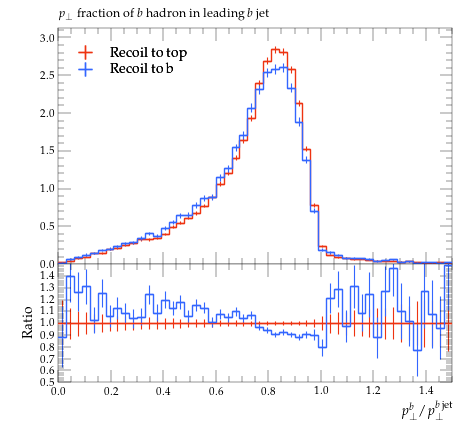

Write Python code to recreate this figure.
#! /usr/bin/env python

# This Python script was auto-generated using YODA v2.0.2.
# Analysis object: /MC_HFJETS/ptfracB
# Timestamp: 30-07-2026 (15:57:45)

import matplotlib as mpl
import matplotlib.pyplot as plt
mpl.use('Agg') # comment out for interactive use
import os
import numpy as np

plotDir = os.path.split(os.path.realpath(__file__))[0]
if 'YODA_USER_PLOT_PATH' in globals():
    plot_outdir = globals()['YODA_USER_PLOT_PATH']
else:
    plot_outdir = plotDir

#plot style
plt.style.use(os.path.join(plotDir, '../default.mplstyle'))
# plot metadata
figW, figH = plt.rcParams['figure.figsize']
ax_xLabel = r'$p_\perp^b / p_\perp^{b\,\mathrm{jet}}$'
ax_yLabel = r''
ax_title  = r'$p_\perp$ fraction of $b$ hadron in leading $b$ jet'
ax_xScale = 'linear'
ax_yScale = 'linear'
xLims = (0.0, 1.5)
yLims = (0.0, 3.1284572)

# TeX-friendly labels for the legend
labels = {
    'legend' : ([ r"Recoil to top", r"Recoil to b" ], r""),
}

# Adjust canvas width and height
canvasW = 10.0
canvasH = 9.0
figW *= canvasW/10.
figH *= canvasH/9.

# Create figure and axis objects
fig, (ax, ratio0_ax) = plt.subplots(2, 1, sharex=True,
                  figsize=(figW,figH), gridspec_kw={'height_ratios': (6.0, 3.0)})

# Set figure margins
plt.subplots_adjust(
    left   = 1.0 * plt.rcParams['figure.subplot.left'],
    right  = 1.0 * plt.rcParams['figure.subplot.right'],
    top    = 1.0 * plt.rcParams['figure.subplot.top'],
    bottom = 1.0 * plt.rcParams['figure.subplot.bottom'])

ratio0_ax.yaxis.set_major_locator(mpl.ticker.MultipleLocator(0.1))
ratio0_ax.set_ylim(0.5, 1.4999)
ratio0_ax.set_ylabel('Ratio')

# the numerical data is stored in a separate file
dataf = dict()
prefix = os.path.split(__file__)[0]
if prefix:    prefix = prefix + '/'
exec(open(prefix+'ptfracB__data.py').read(), dataf)


legend_handles = dict() # keep track of handles for the legend

# style options for curves
# starts at zorder>=5 to draw curve on top of legend
styles = {
  'recoil_t': {
    'color' : '#EE3311',
    'linestyle' : '-',
    'linewidth' : 1,
    'marker' : 'none',
    'markersize' : 2,
    'capsize' : 0.0,
    'zorder' : 5,
    'histstyle' : 1,
    'drawstyle' : 'steps-pre',
    'xerrorbars' : 1,
    'yerrorbars' : 1,
    'fillcolor' : None,
    'fillopacity' : 1.0,
    'ratio0_linestyle' : '-',
    'ratio0_linewidth' : 1,
    'ratio0_marker' : 'none',
    'ratio0_markersize' : 2,
    'ratio0_capsize' : 0.0,
    'ratio0_zorder' : 5,
    'ratio0_histstyle' : 1,
    'ratio0_drawstyle' : 'steps-pre',
    'ratio0_xerrorbars' : 1,
    'ratio0_yerrorbars' : 1,
  },
  'recoil_b': {
    'color' : '#3366FF',
    'linestyle' : '-',
    'linewidth' : 1,
    'marker' : 'none',
    'markersize' : 2,
    'capsize' : 0.0,
    'zorder' : 6,
    'histstyle' : 1,
    'drawstyle' : 'steps-pre',
    'xerrorbars' : 1,
    'yerrorbars' : 1,
    'fillcolor' : None,
    'fillopacity' : 1.0,
    'ratio0_linestyle' : '-',
    'ratio0_linewidth' : 1,
    'ratio0_marker' : 'none',
    'ratio0_markersize' : 2,
    'ratio0_capsize' : 0.0,
    'ratio0_zorder' : 6,
    'ratio0_histstyle' : 1,
    'ratio0_drawstyle' : 'steps-pre',
    'ratio0_xerrorbars' : 1,
    'ratio0_yerrorbars' : 1,
  },
}

# curve from input yoda files in main panel
for label, yvals in dataf['yvals'].items():
    if all(np.isnan(v) for v in dataf['yvals'][label]):
        continue
    tmp = None
    if styles[label]['histstyle']: # draw as histogram
        xpos = dataf['xedges'][label] if styles[label]['drawstyle'] else dataf['xpoints'][label]
        ypos = np.insert(yvals, 0, yvals[0]) if styles[label]['drawstyle'] else yvals
        if styles[label]['fillcolor']: # fill area below curve
            ax.fill_between(xpos, ypos, step='pre',
                            color=styles[label]['fillcolor'],
                            alpha=styles[label]['fillopacity'])
        tmp, = ax.plot(xpos, ypos,
                       color=styles[label]['color'],
                       linestyle=styles[label]['linestyle'],
                       linewidth=styles[label]['linewidth'],
                       drawstyle=styles[label]['drawstyle'], solid_joinstyle='miter',
                       zorder=styles[label]['zorder'], label=label)
    tmp = ax.errorbar(dataf['xpoints'][label], yvals,
                      xerr=np.array(dataf['xerrs'][label])*styles[label]['xerrorbars'],
                      yerr=np.array(dataf['yerrs'][label])*styles[label]['yerrorbars'],
                      fmt=styles[label]['marker'], capsize=styles[label]['capsize'],
                      markersize=styles[label]['markersize'],
                      ecolor=styles[label]['color'],
                      color=styles[label]['color'], zorder=styles[label]['zorder'])
    tmp[-1][0].set_linestyle(styles[label]['linestyle'])
    tmp[-1][0].set_linewidth(styles[label]['linewidth'])
    if label in dataf['add_legend_handle']:  legend_handles[label] = tmp
    for varLabel in dataf['variation_yvals'].keys():
        if varLabel.startswith(label):
            tmp, = ax.plot(dataf['xedges'][label], dataf['variation_yvals'][varLabel],
                           color=styles[label]['color'],
                           linestyle=styles[label]['linestyle'],
                           linewidth=styles[label]['linewidth'],
                           drawstyle='steps-pre', solid_joinstyle='miter',
                           zorder=styles[label]['zorder'], alpha=0.5)


# plots on ratio panel
# curve from input yoda files in ratio panel
for label, yvals in dataf['ratio0_yvals'].items():
    if all(np.isnan(v) for v in yvals):
        continue
    if styles[label]['ratio0_histstyle']: # plot as histogram
        xpos = dataf['xedges']['recoil_t'] if styles[label]['ratio0_drawstyle'] else dataf['xpoints']['recoil_t']
        ypos = np.insert(yvals, 0, yvals[0]) if styles[label]['ratio0_drawstyle'] else yvals
        ratio0_ax.plot(xpos, ypos,
                       color=styles[label]['color'],
                       linewidth=styles[label]['linewidth'],
                       linestyle=styles[label]['ratio0_linestyle'],
                       drawstyle=styles[label]['ratio0_drawstyle'], zorder=styles[label]['zorder'],
                       solid_joinstyle='miter')
    tmp = ratio0_ax.errorbar(dataf['xpoints']['recoil_t'], yvals,
                             xerr=np.array(dataf['ref_xerrs'])*styles[label]['ratio0_xerrorbars'],
                             yerr=np.array(dataf['ratio0_yerrs'][label])*styles[label]['ratio0_yerrorbars'],
                             fmt=styles[label]['ratio0_marker'], capsize=styles[label]['ratio0_capsize'],
                             markersize=styles[label]['ratio0_markersize'],
                             ecolor=styles[label]['color'],
                             color=styles[label]['color'])
    tmp[-1][0].set_linestyle(styles[label]['ratio0_linestyle'])
    tmp[-1][0].set_linewidth(styles[label]['ratio0_linewidth'])

    for varlabel in dataf['ratio0_variation_vals'].keys():
        if varlabel.startswith(label):
            ratio0_ax.plot(dataf['xedges']['recoil_t'],
                            dataf['ratio0_variation_vals'][varlabel],
                            color=styles[label]['color'],
                            linestyle=styles[label]['linestyle'],
                            linewidth=styles[label]['linewidth'],
                            drawstyle='steps-pre', solid_joinstyle='miter',
                            zorder=1, alpha=0.5)

legend_items = list(legend_handles.values())
ax.add_artist(ax.legend(legend_items,
                        labels['legend'][0],
                        title=labels['legend'][1],
                        alignment='left',
                        loc='upper left',
                        bbox_to_anchor=(0.0, 0.97)))

# set plot metadata as defined above
ratio0_ax.set_xlabel(ax_xLabel)
ratio0_ax.xaxis.set_label_coords(1., -0.15)
ax.set_ylabel(ax_yLabel, ha='right', va='top')
ax.yaxis.set_label_coords(-0.11, 1.0)
ax.set_title(ax_title, loc='left')
ax.set_xscale(ax_xScale)
ax.set_yscale(ax_yScale)
ax.set_xlim(xLims)
ax.set_ylim(yLims)

# tick formatting
plt.rcParams['xtick.top'] = True
plt.rcParams['ytick.right'] = True
fig.align_ylabels((ax, ratio0_ax))
plt.savefig(os.path.join(plot_outdir, 'ptfracB.pdf'), format='PDF')
plt.savefig(os.path.join(plot_outdir, 'ptfracB.png'), format='PNG')

plt.close(fig)
